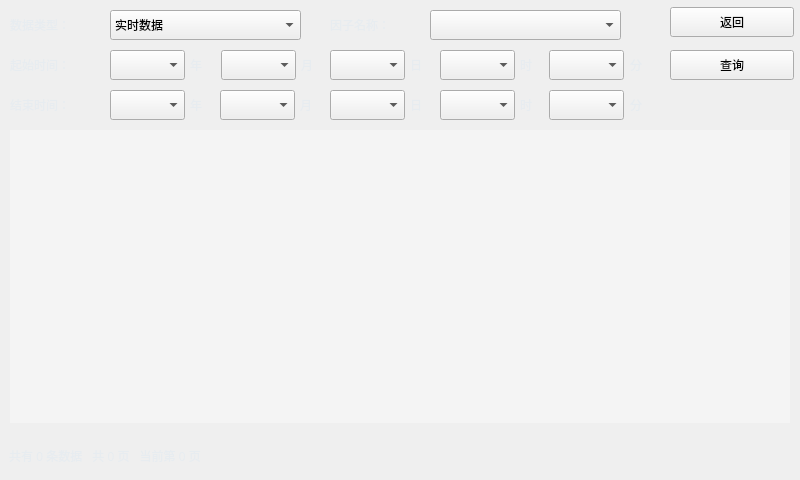
<?xml version="1.0" encoding="UTF-8"?>
<ui version="4.0">
 <class>frmdata</class>
 <widget class="QWidget" name="frmdata">
  <property name="geometry">
   <rect>
    <x>0</x>
    <y>0</y>
    <width>800</width>
    <height>480</height>
   </rect>
  </property>
  <property name="windowTitle">
   <string>历史数据</string>
  </property>
  <property name="styleSheet">
   <string notr="true">QWidget#frm{
background-image: url(:/image/main2.jpg);
}

QLabel{
color:#E7ECF0;
background-color:rgba(0,0,0,0);
border-style:none;
}

QPushButton#btnFirst{
font: 12pt &quot;微软雅黑&quot;;
color:#E7ECF0;
background-color:rgba(0,0,0,0);
border-style:none;
}

QPushButton#btnPre{
font: 12pt &quot;微软雅黑&quot;;
color:#E7ECF0;
background-color:rgba(0,0,0,0);
border-style:none;
}

QPushButton#btnNext{
font: 12pt &quot;微软雅黑&quot;;
color:#E7ECF0;
background-color:rgba(0,0,0,0);
border-style:none;
}

QPushButton#btnLast{
font: 12pt &quot;微软雅黑&quot;;
color:#E7ECF0;
background-color:rgba(0,0,0,0);
border-style:none;
}

QTableView{
	background-color:rgba(255,255,255,80);
	border-style:none;
}

</string>
  </property>
  <widget class="QWidget" name="frm" native="true">
   <property name="geometry">
    <rect>
     <x>0</x>
     <y>0</y>
     <width>800</width>
     <height>480</height>
    </rect>
   </property>
   <widget class="QLabel" name="labInfo">
    <property name="geometry">
     <rect>
      <x>9</x>
      <y>440</y>
      <width>421</width>
      <height>32</height>
     </rect>
    </property>
    <property name="text">
     <string>共有 0 条数据   共 0 页   当前第 0 页</string>
    </property>
   </widget>
   <widget class="QLabel" name="label">
    <property name="geometry">
     <rect>
      <x>10</x>
      <y>50</y>
      <width>121</width>
      <height>30</height>
     </rect>
    </property>
    <property name="text">
     <string>起始时间：</string>
    </property>
   </widget>
   <widget class="QLabel" name="label_3">
    <property name="geometry">
     <rect>
      <x>330</x>
      <y>10</y>
      <width>121</width>
      <height>30</height>
     </rect>
    </property>
    <property name="text">
     <string>因子名称：</string>
    </property>
   </widget>
   <widget class="QLabel" name="label_rtc">
    <property name="geometry">
     <rect>
      <x>619</x>
      <y>519</y>
      <width>16</width>
      <height>16</height>
     </rect>
    </property>
    <property name="text">
     <string/>
    </property>
   </widget>
   <widget class="QPushButton" name="btnFirst">
    <property name="geometry">
     <rect>
      <x>460</x>
      <y>440</y>
      <width>32</width>
      <height>32</height>
     </rect>
    </property>
    <property name="styleSheet">
     <string notr="true"/>
    </property>
    <property name="text">
     <string/>
    </property>
    <property name="icon">
     <iconset resource="main.qrc">
      <normaloff>:/image/first.png</normaloff>:/image/first.png</iconset>
    </property>
    <property name="iconSize">
     <size>
      <width>32</width>
      <height>32</height>
     </size>
    </property>
    <property name="autoDefault">
     <bool>true</bool>
    </property>
   </widget>
   <widget class="QPushButton" name="btnCancel">
    <property name="geometry">
     <rect>
      <x>670</x>
      <y>7</y>
      <width>124</width>
      <height>30</height>
     </rect>
    </property>
    <property name="styleSheet">
     <string notr="true"/>
    </property>
    <property name="text">
     <string>返回</string>
    </property>
    <property name="iconSize">
     <size>
      <width>120</width>
      <height>40</height>
     </size>
    </property>
   </widget>
   <widget class="QComboBox" name="comboBoxPara">
    <property name="enabled">
     <bool>true</bool>
    </property>
    <property name="geometry">
     <rect>
      <x>430</x>
      <y>10</y>
      <width>191</width>
      <height>30</height>
     </rect>
    </property>
   </widget>
   <widget class="QComboBox" name="comboBoxDataType">
    <property name="geometry">
     <rect>
      <x>110</x>
      <y>10</y>
      <width>191</width>
      <height>30</height>
     </rect>
    </property>
    <item>
     <property name="text">
      <string>实时数据</string>
     </property>
    </item>
    <item>
     <property name="text">
      <string>分钟数据</string>
     </property>
    </item>
    <item>
     <property name="text">
      <string>小时数据</string>
     </property>
    </item>
    <item>
     <property name="text">
      <string>日数据</string>
     </property>
    </item>
   </widget>
   <widget class="QPushButton" name="btnLast">
    <property name="geometry">
     <rect>
      <x>730</x>
      <y>440</y>
      <width>32</width>
      <height>32</height>
     </rect>
    </property>
    <property name="icon">
     <iconset resource="main.qrc">
      <normaloff>:/image/last.png</normaloff>:/image/last.png</iconset>
    </property>
    <property name="iconSize">
     <size>
      <width>32</width>
      <height>32</height>
     </size>
    </property>
    <property name="autoDefault">
     <bool>true</bool>
    </property>
   </widget>
   <widget class="QTableView" name="tableData">
    <property name="geometry">
     <rect>
      <x>10</x>
      <y>130</y>
      <width>780</width>
      <height>293</height>
     </rect>
    </property>
   </widget>
   <widget class="QLabel" name="label_2">
    <property name="geometry">
     <rect>
      <x>10</x>
      <y>90</y>
      <width>121</width>
      <height>30</height>
     </rect>
    </property>
    <property name="text">
     <string>结束时间：</string>
    </property>
   </widget>
   <widget class="QPushButton" name="btnNext">
    <property name="geometry">
     <rect>
      <x>640</x>
      <y>440</y>
      <width>32</width>
      <height>32</height>
     </rect>
    </property>
    <property name="icon">
     <iconset resource="main.qrc">
      <normaloff>:/image/next.png</normaloff>:/image/next.png</iconset>
    </property>
    <property name="iconSize">
     <size>
      <width>32</width>
      <height>32</height>
     </size>
    </property>
    <property name="autoDefault">
     <bool>true</bool>
    </property>
   </widget>
   <widget class="QLabel" name="label_4">
    <property name="geometry">
     <rect>
      <x>10</x>
      <y>10</y>
      <width>121</width>
      <height>30</height>
     </rect>
    </property>
    <property name="text">
     <string>数据类型：</string>
    </property>
   </widget>
   <widget class="QPushButton" name="btnPre">
    <property name="geometry">
     <rect>
      <x>550</x>
      <y>440</y>
      <width>32</width>
      <height>32</height>
     </rect>
    </property>
    <property name="icon">
     <iconset resource="main.qrc">
      <normaloff>:/image/pre.png</normaloff>:/image/pre.png</iconset>
    </property>
    <property name="iconSize">
     <size>
      <width>32</width>
      <height>32</height>
     </size>
    </property>
    <property name="autoDefault">
     <bool>true</bool>
    </property>
   </widget>
   <widget class="QPushButton" name="btnOk">
    <property name="geometry">
     <rect>
      <x>670</x>
      <y>50</y>
      <width>124</width>
      <height>30</height>
     </rect>
    </property>
    <property name="styleSheet">
     <string notr="true"/>
    </property>
    <property name="text">
     <string>查询</string>
    </property>
    <property name="iconSize">
     <size>
      <width>120</width>
      <height>40</height>
     </size>
    </property>
   </widget>
   <widget class="QComboBox" name="start_month">
    <property name="geometry">
     <rect>
      <x>221</x>
      <y>50</y>
      <width>75</width>
      <height>30</height>
     </rect>
    </property>
   </widget>
   <widget class="QComboBox" name="start_minute">
    <property name="geometry">
     <rect>
      <x>549</x>
      <y>50</y>
      <width>75</width>
      <height>30</height>
     </rect>
    </property>
   </widget>
   <widget class="QComboBox" name="start_day">
    <property name="geometry">
     <rect>
      <x>330</x>
      <y>50</y>
      <width>75</width>
      <height>30</height>
     </rect>
    </property>
   </widget>
   <widget class="QLabel" name="label_16">
    <property name="geometry">
     <rect>
      <x>301</x>
      <y>50</y>
      <width>60</width>
      <height>30</height>
     </rect>
    </property>
    <property name="text">
     <string>月</string>
    </property>
   </widget>
   <widget class="QLabel" name="label_15">
    <property name="geometry">
     <rect>
      <x>190</x>
      <y>50</y>
      <width>60</width>
      <height>30</height>
     </rect>
    </property>
    <property name="text">
     <string>年</string>
    </property>
   </widget>
   <widget class="QComboBox" name="start_year">
    <property name="geometry">
     <rect>
      <x>110</x>
      <y>50</y>
      <width>75</width>
      <height>30</height>
     </rect>
    </property>
   </widget>
   <widget class="QLabel" name="label_18">
    <property name="geometry">
     <rect>
      <x>410</x>
      <y>50</y>
      <width>60</width>
      <height>30</height>
     </rect>
    </property>
    <property name="text">
     <string>日</string>
    </property>
   </widget>
   <widget class="QLabel" name="label_27">
    <property name="geometry">
     <rect>
      <x>520</x>
      <y>50</y>
      <width>60</width>
      <height>30</height>
     </rect>
    </property>
    <property name="text">
     <string>时</string>
    </property>
   </widget>
   <widget class="QLabel" name="label_29">
    <property name="geometry">
     <rect>
      <x>630</x>
      <y>50</y>
      <width>60</width>
      <height>30</height>
     </rect>
    </property>
    <property name="text">
     <string>分</string>
    </property>
   </widget>
   <widget class="QComboBox" name="start_hour">
    <property name="geometry">
     <rect>
      <x>440</x>
      <y>50</y>
      <width>75</width>
      <height>30</height>
     </rect>
    </property>
   </widget>
   <widget class="QLabel" name="label_30">
    <property name="geometry">
     <rect>
      <x>630</x>
      <y>90</y>
      <width>60</width>
      <height>30</height>
     </rect>
    </property>
    <property name="text">
     <string>分</string>
    </property>
   </widget>
   <widget class="QLabel" name="label_17">
    <property name="geometry">
     <rect>
      <x>190</x>
      <y>90</y>
      <width>60</width>
      <height>30</height>
     </rect>
    </property>
    <property name="text">
     <string>年</string>
    </property>
   </widget>
   <widget class="QComboBox" name="end_month">
    <property name="geometry">
     <rect>
      <x>220</x>
      <y>90</y>
      <width>75</width>
      <height>30</height>
     </rect>
    </property>
   </widget>
   <widget class="QComboBox" name="end_year">
    <property name="geometry">
     <rect>
      <x>110</x>
      <y>90</y>
      <width>75</width>
      <height>30</height>
     </rect>
    </property>
   </widget>
   <widget class="QComboBox" name="end_minute">
    <property name="geometry">
     <rect>
      <x>549</x>
      <y>90</y>
      <width>75</width>
      <height>30</height>
     </rect>
    </property>
   </widget>
   <widget class="QComboBox" name="end_day">
    <property name="geometry">
     <rect>
      <x>330</x>
      <y>90</y>
      <width>75</width>
      <height>30</height>
     </rect>
    </property>
   </widget>
   <widget class="QLabel" name="label_19">
    <property name="geometry">
     <rect>
      <x>300</x>
      <y>90</y>
      <width>60</width>
      <height>30</height>
     </rect>
    </property>
    <property name="text">
     <string>月</string>
    </property>
   </widget>
   <widget class="QComboBox" name="end_hour">
    <property name="geometry">
     <rect>
      <x>440</x>
      <y>90</y>
      <width>75</width>
      <height>30</height>
     </rect>
    </property>
   </widget>
   <widget class="QLabel" name="label_20">
    <property name="geometry">
     <rect>
      <x>410</x>
      <y>90</y>
      <width>60</width>
      <height>30</height>
     </rect>
    </property>
    <property name="text">
     <string>日</string>
    </property>
   </widget>
   <widget class="QLabel" name="label_28">
    <property name="geometry">
     <rect>
      <x>520</x>
      <y>90</y>
      <width>60</width>
      <height>30</height>
     </rect>
    </property>
    <property name="text">
     <string>时</string>
    </property>
   </widget>
  </widget>
 </widget>
 <resources>
  <include location="main.qrc"/>
 </resources>
 <connections/>
</ui>
